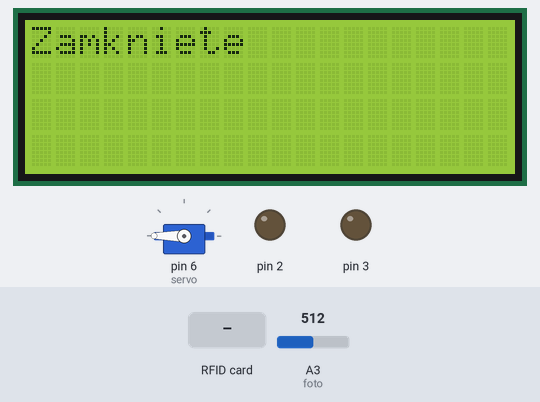
This sketch was run on a simulated Arduino Uno, built with avr-gcc and run on an emulated ATmega328P. Parts: 20×4 character LCD, servo, output pins drawn as LEDs (lit = HIGH). The inputs (shaded band) are chosen by the test bench; at power-on: A3 (foto) = 512. Pins used as bus, display or sensor lines are not drawn; what the sketch prints to the serial monitor is not drawn.

Above: at 1.3 s.
1.4 s: RFID card 5E 7A 19 C4 held to the reader
At 2.4 s:
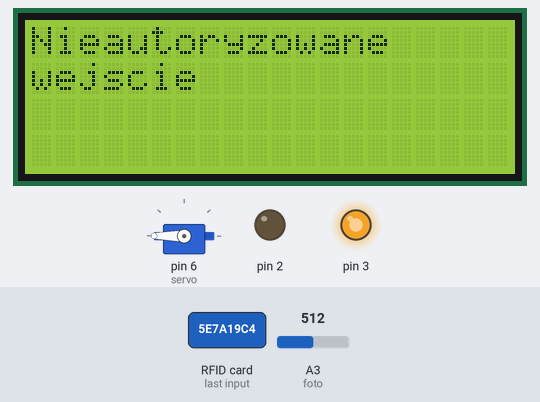
4.4 s: RFID card C0 55 3F A6 held to the reader
At 5.6 s:
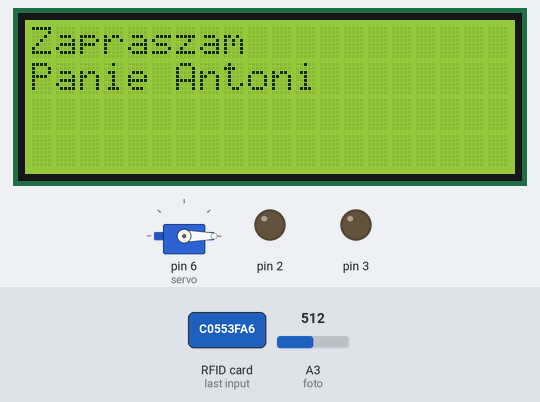
5.9 s: RFID card 95 1A 25 D9 held to the reader
At 8.0 s:
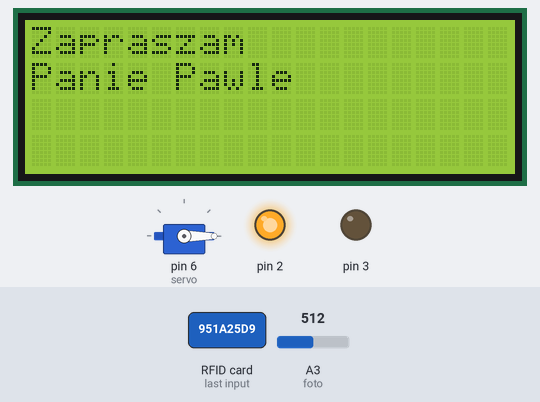
8.9 s: A3 (foto) set to 63
11.6 s: A3 (foto) set to 56
At 13.3 s:
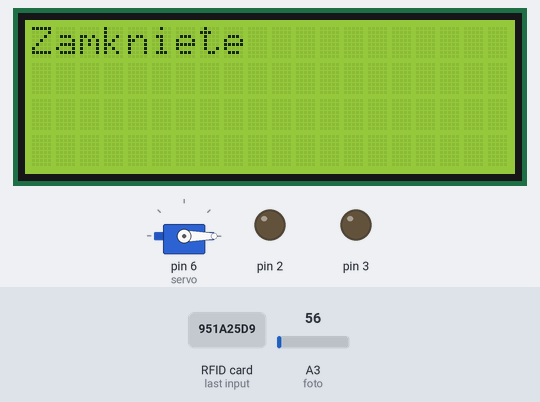
13.6 s: RFID card 5E 7A 19 C4 held to the reader
At 14.7 s:
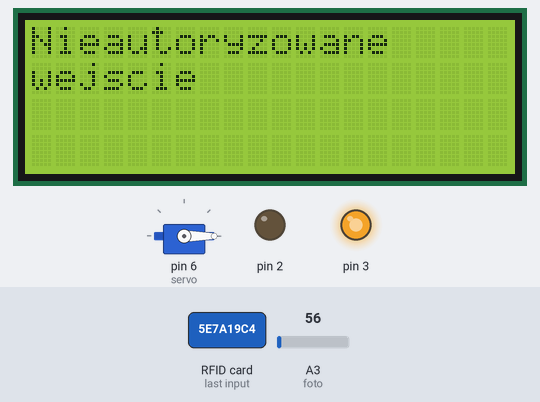
Timing chart, 0 to 17.6 s (numbered marks = the images above; inputs shaded):
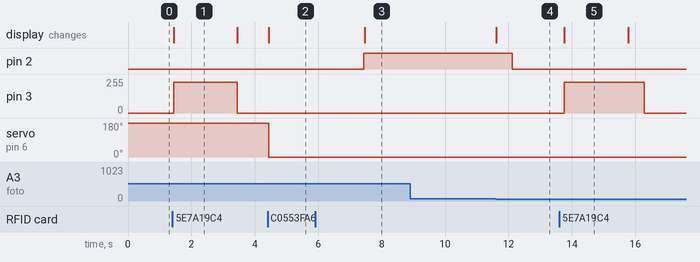

Measured:
- the behaviour switches between 60 and 59 on A3 (foto) (found by bisection; images 3 and 4)
- after the input at 1.4 s, pin 3: 0/255 → 230/255 at once, → 0/255 2.0 s later; the display: changes at once (image 1)
- after the input at 4.4 s, servo on pin 6 (servo): 180° → 0° at once; the display: changes at once (image 2)
- after the input at 5.9 s, the display: changes after 1.6 s (image 3)
- after the input at 8.9 s, every drawn part: stays the same
- after the input at 11.6 s, pin 2: HIGH → LOW after 0.52 s; the display: changes at once (image 4)
- after the input at 13.6 s, pin 3: 0/255 → 230/255 after 0.15 s, → 0/255 2.5 s later; the display: changes after 0.15 s (image 5)
- what the display in image 1 shows lasts 2.1 s, from 1.4 s to 3.5 s

The sketch:

PROTOTYP.ino
```cpp
#include <SPI.h>
#include <MFRC522.h>
#include <Wire.h>
#include <LiquidCrystal_I2C.h>
#include <Servo.h>
#define servo 6
#define foto  A3

Servo serwomechanizm;
LiquidCrystal_I2C lcd(0x27,20,4);
#define czas_trwania 1000
const byte UID[] = {0xC0, 0x55, 0x3F, 0xA6}; //karta
const byte UID2[]= {0x95, 0x1A, 0x25, 0xD9}; //pestka
MFRC522 rfid(10, 9);
MFRC522::MIFARE_Key key;
boolean stan = false;
unsigned long czas;
float pozycjaServo = 180;
int odczytanaWartosc = 0;


void setup() {
  Serial.begin(9600);
  SPI.begin();
  rfid.PCD_Init();
  pinMode(2, OUTPUT);
  lcd.init();
  lcd.backlight();
  lcd.print("Zamkniete");
  pinMode(3, OUTPUT);
  serwomechanizm.attach(servo);
  serwomechanizm.write(pozycjaServo);
}

void loop() {
  odczytanaWartosc= analogRead(foto);
  analogWrite(3, 0);
  if (rfid.PICC_IsNewCardPresent() && rfid.PICC_ReadCardSerial())
  {
    if ((rfid.uid.uidByte[0] == UID[0] &&
        rfid.uid.uidByte[1] == UID[1] &&
        rfid.uid.uidByte[2] == UID[2] &&
        rfid.uid.uidByte[3] == UID[3])||(rfid.uid.uidByte[0] == UID2[0] &&
        rfid.uid.uidByte[1] == UID2[1] &&
        rfid.uid.uidByte[2] == UID2[2] &&
        rfid.uid.uidByte[3] == UID2[3]))
    {
      Serial.println("Poprawny");
      stan = true;
      lcd.clear();
      if (rfid.uid.uidByte[0] == UID[0] &&
        rfid.uid.uidByte[1] == UID[1] &&
        rfid.uid.uidByte[2] == UID[2] &&
        rfid.uid.uidByte[3] == UID[3]){
          lcd.clear();
          lcd.print("Zapraszam");
          lcd.setCursor(0,1);
          lcd.print("Panie Antoni");
          serwomechanizm.write(-180);
      pozycjaServo -= 180;
      delay(3000);
        }else{
          lcd.clear();
          lcd.print("Zapraszam");
          lcd.setCursor(0,1);
          lcd.print("Panie Pawle");
          serwomechanizm.write(-180);
      pozycjaServo -= 180;
      delay(3000);
        }
      czas = millis() + czas_trwania;
    } else
    {
      Serial.println("Niepoprawny");
      stan = false;
      lcd.clear();
      lcd.print("Nieautoryzowane");
      lcd.setCursor(0,1);
      lcd.print("wejscie");
      analogWrite(3,230);
      delay(2000);
      lcd.clear();
      lcd.print("Zamkniete");
    }
    rfid.PICC_HaltA();
    rfid.PCD_StopCrypto1();
  }
 odczytanaWartosc= analogRead(foto);

  if (odczytanaWartosc < 60){
    stan = false;
    lcd.clear();
    lcd.print("Zamkniete");
    delay(500);
    if (pozycjaServo == 0){
      serwomechanizm.write(180);
      pozycjaServo += 180;
  }

  }
  digitalWrite(2, stan)  ;
}
```
